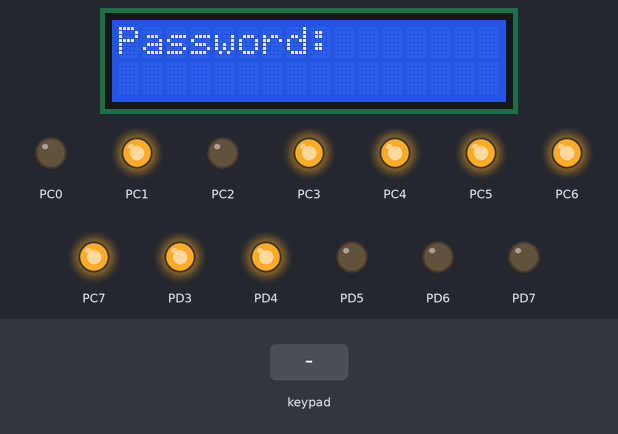
A program run on a simulated ATmega32, built with avr-gcc and emulated at 12 MHz (the files do not name the chip). Shown: 16×2 character LCD, output pins drawn as LEDs (lit = HIGH). Wiring (inferred from the names in the program): 4×4 keypad with keys 0 1 2 3 4 5 6 7 8 9 A B C E D F: rows PB0, PB1, PB2, PB3; columns PB4, PB5, PB6, PB7; character LCD (HD44780): RS PD0; R/W PD1; E PD2; data PA0, PA1, PA2, PA3, PA4, PA5, PA6, PA7. The inputs (shaded band) are chosen by the test bench. Pins used as bus, display or sensor lines are not drawn.

Above: at 1.2 s.
1.3 s: keypad keys 1 2 3 A pressed 0.4 s apart
At 3.7 s:
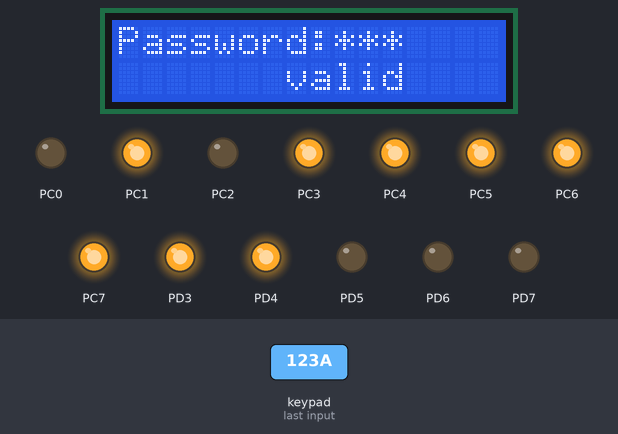
4.4 s: key 'B' pressed
At 5.2 s:
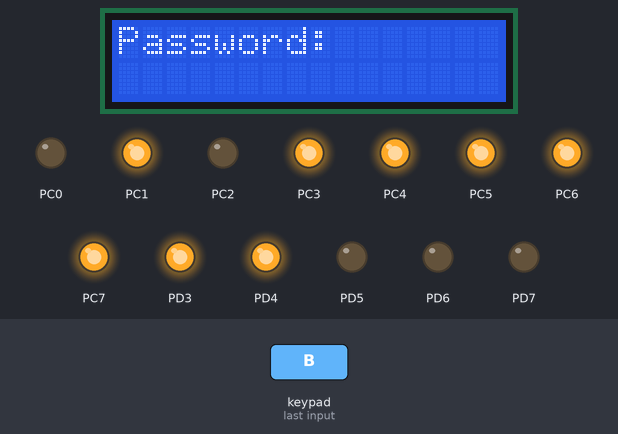
6.1 s: key 'A' pressed
At 7.6 s:
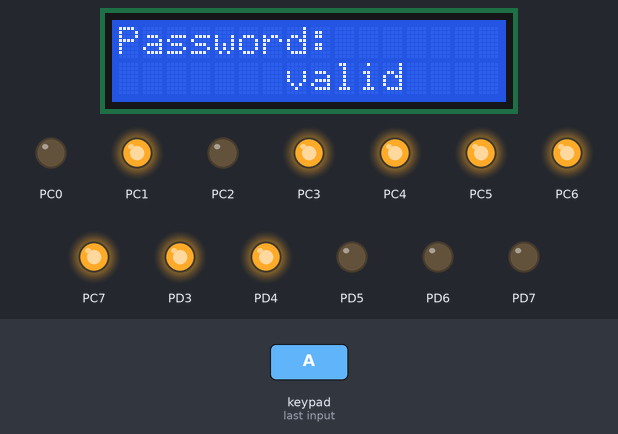
7.9 s: keypad keys 1 3 9 A pressed 0.4 s apart
At 10.0 s:
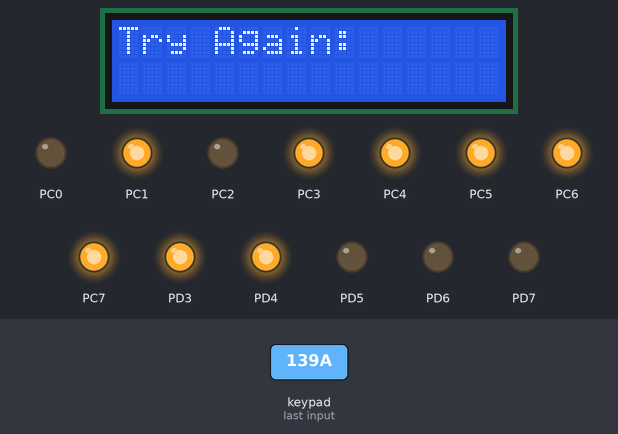
11.0 s: keypad keys 1 2 3 pressed 0.4 s apart
At 12.4 s:
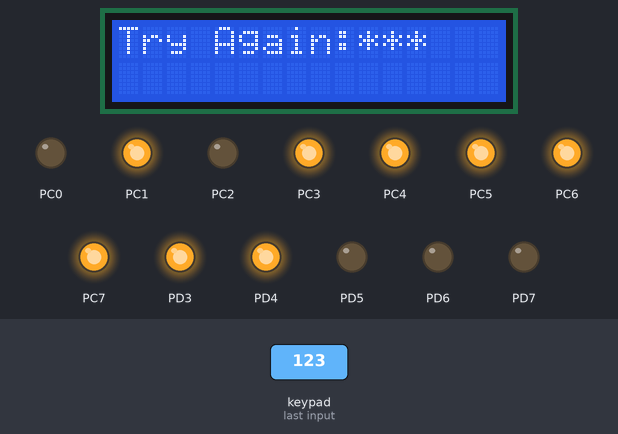
Timing chart, 0 to 14.0 s (numbered marks = the images above; inputs shaded):
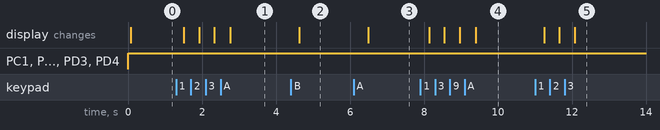

The program:

main.c
```c
/*******************************/
/* Author  : Areej Ayman Helal */
/* Version : V01               */
/* Date    : 14 Jan 2020       */
/*******************************/

#include "STD_TYPES.h"

#include "PORT_interface.h"
#include "DIO_interface.h"
#include "CLCD_interface.h"
#include "Keypad_interface.h"
#include <util/delay.h>
# define F_CPU 12000000UL


#include "PORT_register.h"


void main (void)
{
	PortInitialize();
	CLCD_voidInitialize();
	/*set function*/
	CLCD_voidWriteCmd(0b00111000);
	u8 arr[3];
	u8 pass[3]={1,2,3};
	u8 i=0,j=0,k=0;
	u8 static f=0;

	/*clear*/
	CLCD_voidWriteCmd(0b00000001);
	CLCD_voidWriteData('P');
	CLCD_voidWriteData('a');
	CLCD_voidWriteData('s');
	CLCD_voidWriteData('s');
	CLCD_voidWriteData('w');
	CLCD_voidWriteData('o');
	CLCD_voidWriteData('r');
	CLCD_voidWriteData('d');
	CLCD_voidWriteData(':');

	while(1)
	{


		u8 x = KEYPAD_GetPressedKey();
		_delay_ms(200);
		if(KEYPAD_GetPressedKey!=0)
		{
			switch(x)
			{
			case 1:
			case 2:
			case 3:
			case 4:
			case 5:
			case 6:
			case 7:
			case 8:
			case 9:
				if(i<3)
				{
					arr[i]=x;
					CLCD_voidWriteData('*');
					i++;
				}
				break;

			case 10:
				for(j=0;j<3;j++)
				{
					if(arr[j]==pass[j])
					{
						f++;

					}
				}
				if(f==3)
				{

					/*add 0x47*/
					/*set ddram*/
					CLCD_voidWriteCmd(0b11000111);
					CLCD_voidWriteData('v');
					CLCD_voidWriteData('a');
					CLCD_voidWriteData('l');
					CLCD_voidWriteData('i');
					CLCD_voidWriteData('d');
					f=0;
					j=0;
					break;
				}
				else
				{
					if(k<3&&f!=3)
					{
						x=11;
						i=0;
						k++;
						j=0;
						/*Try Again*/
						/*clear*/
						CLCD_voidWriteCmd(0b00000001);
						CLCD_voidWriteData('T');
						CLCD_voidWriteData('r');
						CLCD_voidWriteData('y');
						CLCD_voidWriteData(' ');
						CLCD_voidWriteData('A');
						CLCD_voidWriteData('g');
						CLCD_voidWriteData('a');
						CLCD_voidWriteData('i');
						CLCD_voidWriteData('n');
						CLCD_voidWriteData(':');

					}
					}
					if(k==3)
					{
						/*add 0x47*/
						/*set ddram*/
						CLCD_voidWriteCmd(0b11000111);
						CLCD_voidWriteData('i');
						CLCD_voidWriteData('n');
						CLCD_voidWriteData('v');
						CLCD_voidWriteData('a');
						CLCD_voidWriteData('l');
						CLCD_voidWriteData('i');
						CLCD_voidWriteData('d');
						j=0;
						k=0;
					}
					break;

			case 11:
				i=0;
				/*clear*/
				CLCD_voidWriteCmd(0b00000001);
				CLCD_voidWriteData('P');
				CLCD_voidWriteData('a');
				CLCD_voidWriteData('s');
				CLCD_voidWriteData('s');
				CLCD_voidWriteData('w');
				CLCD_voidWriteData('o');
				CLCD_voidWriteData('r');
				CLCD_voidWriteData('d');
				CLCD_voidWriteData(':');
				break;
				}

			}
		}
	}
```

CLCD_config.h
```c
/*******************************/
/* Author  : Areej Ayman Helal */
/* Version : V01               */
/* Date    : 14 Jan 2020       */
/*******************************/

#define CLCD_u8_RS_PORT 'D'
#define CLCD_u8_RS_PIN	0

#define CLCD_u8_RW_PORT 'D'
#define CLCD_u8_RW_PIN	1

#define CLCD_u8_E_PORT 'D'
#define CLCD_u8_E_PIN	2

#define CLCD_u8_DATA_PORT 'A'

#define CLCD_u8_D0	0
#define CLCD_u8_D1	1
#define CLCD_u8_D2	2
#define CLCD_u8_D3	3
#define CLCD_u8_D4	4
#define CLCD_u8_D5	5
#define CLCD_u8_D6	6
#define CLCD_u8_D7	7
```

Keypad_config.h
```c
/*******************************/
/* Author  : Areej Ayman Helal */
/* Version : V01               */
/* Date    : 14 Jan 2020       */
/*******************************/

/*Keypad pins configuration */
#define Keypad_R0_PORT 'B'
#define Keypad_R0_PIN	0

#define Keypad_R1_PORT	'B'
#define Keypad_R1_PIN	1

#define Keypad_R2_PORT	'B'
#define Keypad_R2_PIN	2

#define Keypad_R3_PORT	'B'
#define Keypad_R3_PIN	3

#define Keypad_C0_PORT	'B'
#define Keypad_C0_PIN	4

#define Keypad_C1_PORT	'B'
#define Keypad_C1_PIN	5

#define Keypad_C2_PORT	'B'
#define Keypad_C2_PIN	6

#define Keypad_C3_PORT	'B'
#define Keypad_C3_PIN	7

/*Rows and Columns number configuration*/
#define Keypad_Rows_Number 		4
#define Keypad_Columns_Number	4

#define KEYPAD_Rows_PORT {Keypad_R0_PORT,Keypad_R1_PORT,Keypad_R2_PORT,Keypad_R3_PORT}
#define KEYPAD_Rows_PIN {Keypad_R0_PIN,Keypad_R1_PIN,Keypad_R2_PIN,Keypad_R3_PIN}

#define KEYPAD_Columns_PORT {Keypad_C0_PORT,Keypad_C1_PORT,Keypad_C2_PORT,Keypad_C3_PORT}
#define KEYPAD_Columns_PIN {Keypad_C0_PIN,Keypad_C1_PIN,Keypad_C2_PIN,Keypad_C3_PIN}

/*Choose the Keypad Keys representation*/
#define KEYPAD_KEYS {{0,1,2,3},{4,5,6,7},{8,9,10,11},{12,13,14,15}}

/*Choose Default Value when no key is pressed*/
#define KEYPAD_DEFAULT 0x00
```

CLCD_interface.h
```c
/*******************************/
/* Author  : Areej Ayman Helal */
/* Version : V01               */
/* Date    : 14 Jan 2020       */
/*******************************/

/*Description : This API shall initialize LCD*/
void CLCD_voidInitialize(void);

/*Description : This API shall display data on LCD*/
void CLCD_voidWriteData(u8 copy_u8Data);

/*Description : This API shall excute command on LCD*/
void CLCD_voidWriteCmd(u8 copy_u8Cmd);
```

CLCD_program.c
```c
/*******************************/
/* Author  : Areej Ayman Helal */
/* Version : V01               */
/* Date    : 14 Jan 2020       */
/*******************************/

#include "STD_TYPES.h"
#include "BIT_MATH.h"
#include <util/delay.h>
#include "DIO_interface.h"
#include "CLCD_interface.h"
#include "CLCD_config.h"
#include "CLCD_register.h"
#include "CLCD_private.h"


/*Description : This API shall initialize LCD*/
void CLCD_voidInitialize(void)
{

	_delay_ms(40);
	CLCD_voidWriteCmd(0b00111000);
	CLCD_voidWriteCmd(0b00001100);
	CLCD_voidWriteCmd(0b00000001);
	_delay_ms(2);

}

/*Description : This API shall display data on LCD*/
void CLCD_voidWriteData(u8 Copy_u8Data)
{
	/*Set RS = 1 */
	DIO_setPinValue(CLCD_u8_RS_PORT,CLCD_u8_RS_PIN,1);
	/*Set RW = 0 */
	DIO_setPinValue(CLCD_u8_RW_PORT,CLCD_u8_RW_PIN,0);
	/*Set Data on data port */
	CLCD_voidSetDataPort(Copy_u8Data);
	/*Enable pulse */
	DIO_setPinValue(CLCD_u8_E_PORT,CLCD_u8_E_PIN,1);
	_delay_ms(1);
	DIO_setPinValue(CLCD_u8_E_PORT,CLCD_u8_E_PIN,0);
	_delay_ms(1);

}

/*Description : This API shall excute command on LCD*/
void CLCD_voidWriteCmd(u8 Copy_u8Cmd)
{
	/*Set RS = 0 */
	DIO_setPinValue(CLCD_u8_RS_PORT,CLCD_u8_RS_PIN,0);
	/*Set RW = 0 */
	DIO_setPinValue(CLCD_u8_RW_PORT,CLCD_u8_RW_PIN,0);
	/*Set Data on data port */
	CLCD_voidSetDataPort(Copy_u8Cmd);
	/*Enable pulse */
		DIO_setPinValue(CLCD_u8_E_PORT,CLCD_u8_E_PIN,1);
	_delay_ms(1);
	DIO_setPinValue(CLCD_u8_E_PORT,CLCD_u8_E_PIN,0);
	_delay_ms(1);

}

static void CLCD_voidSetDataPort(u8 Copy_u8Data)
{
	u8 Local_u8BitVal;
	Local_u8BitVal = GET_BIT(Copy_u8Data,0);
	DIO_setPinValue(CLCD_u8_DATA_PORT,CLCD_u8_D0,Local_u8BitVal);
	Local_u8BitVal = GET_BIT(Copy_u8Data,1);
	DIO_setPinValue(CLCD_u8_DATA_PORT,CLCD_u8_D1,Local_u8BitVal);
	Local_u8BitVal = GET_BIT(Copy_u8Data,2);
	DIO_setPinValue(CLCD_u8_DATA_PORT,CLCD_u8_D2,Local_u8BitVal);
	Local_u8BitVal = GET_BIT(Copy_u8Data,3);
	DIO_setPinValue(CLCD_u8_DATA_PORT,CLCD_u8_D3,Local_u8BitVal);
	Local_u8BitVal = GET_BIT(Copy_u8Data,4);
	DIO_setPinValue(CLCD_u8_DATA_PORT,CLCD_u8_D4,Local_u8BitVal);
	Local_u8BitVal = GET_BIT(Copy_u8Data,5);
	DIO_setPinValue(CLCD_u8_DATA_PORT,CLCD_u8_D5,Local_u8BitVal);
	Local_u8BitVal = GET_BIT(Copy_u8Data,6);
	DIO_setPinValue(CLCD_u8_DATA_PORT,CLCD_u8_D6,Local_u8BitVal);
	Local_u8BitVal = GET_BIT(Copy_u8Data,7);
	DIO_setPinValue(CLCD_u8_DATA_PORT,CLCD_u8_D7,Local_u8BitVal);
}
```

Keypad_interface.h
```c
/*******************************/
/* Author  : Areej Ayman Helal */
/* Version : V01               */
/* Date    : 14 Jan 2020       */
/*******************************/

u8 KEYPAD_GetPressedKey(void);
```

Keypad_program.c
```c
/*******************************/
/* Author  : Areej Ayman Helal */
/* Version : V01               */
/* Date    : 14 Jan 2020       */
/*******************************/

#include "STD_TYPES.h"

#include "DIO_interface.h"

#include "Keypad_config.h"
#include "Keypad_interface.h"s
#include "Keypad_private.h"


u8 KEYPAD_GetPressedKey(void)
{
	u8 Keypad_Rows_Port[Keypad_Rows_Number]	= KEYPAD_Rows_PORT;
	u8 Keypad_Columns_Port[Keypad_Columns_Number] =	KEYPAD_Columns_PORT;

	u8 Keypad_Rows_Pin[Keypad_Rows_Number] = KEYPAD_Rows_PIN;
	u8 Keypad_Columns_Pin[Keypad_Columns_Number] = KEYPAD_Columns_PIN;

	u8 Keypad_Keys[Keypad_Rows_Number][Keypad_Columns_Number] =	KEYPAD_KEYS	;

	u8 RowIndex,ColumnIndex,PinState;

	u8 PressedKey=KEYPAD_DEFAULT;

	for(RowIndex=0;RowIndex<Keypad_Rows_Number;RowIndex++)
	{
		/*Activate the current Row*/
		DIO_setPinValue(Keypad_Rows_Port[RowIndex],Keypad_Rows_Pin[RowIndex],0);

		/*Check Columns if Pressed*/
		for(ColumnIndex=0;ColumnIndex<Keypad_Columns_Number;ColumnIndex++)
		{
			PinState =DIO_getPinValue(Keypad_Columns_Port[ColumnIndex],Keypad_Columns_Pin[ColumnIndex]);
			/*Check if the Key is Pressed*/
			if(0 == PinState)
			{
				PressedKey = Keypad_Keys[RowIndex][ColumnIndex];

				/*busy waiting until the key is released*/
				/*while(0==PinState)
				{
					PinState =getPinValue(Keypad_Columns_Port[ColumnIndex],Keypad_Columns_Pin[ColumnIndex]);
				}
				return PressedKey;*/
			}
		}

		/*Deactivate the current Row*/
		DIO_setPinValue(Keypad_Rows_Port[RowIndex],Keypad_Rows_Pin[RowIndex],1);
	}
	return PressedKey;

}
```

BIT_MATH.h
```c
/*******************************/
/* Author  : Areej Ayman Helal */
/* Version : V01               */
/* Date    : 14 Jan 2020       */
/*******************************/

#define SET_BIT(VAR,BIT_NO) (VAR|=(1<<BIT_NO))
#define CLR_BIT(VAR,BIT_NO) (VAR &=(~(1<<BIT_NO)))
#define TOGGLE_BIT(VAR,BIT_NO) (VAR ^=(1<<BIT_NO))
#define GET_BIT(VAR,BIT_NO) ((VAR >>BIT_NO) &0x01)
```

CLCD_private.h
```c
/*******************************/
/* Author  : Areej Ayman Helal */
/* Version : V01               */
/* Date    : 14 Jan 2020       */
/*******************************/
static void CLCD_voidSetDataPort(u8 Copy_u8Data);
```

CLCD_register.h
```c
/*******************************/
/* Author  : Areej Ayman Helal */
/* Version : V01               */
/* Date    : 14 Jan 2020       */
/*******************************/
```

DIO_config.h
```c
/*******************************/
/* Author  : Areej Ayman Helal */
/* Version : V01               */
/* Date    : 14 Jan 2020       */
/*******************************/
```

DIO_interface.h
```c
/*******************************/
/* Author  : Areej Ayman Helal */
/* Version : V01               */
/* Date    : 14 Jan 2020       */
/*******************************/

#include "STD_TYPES.h"
void DIO_setPinValue(u8 Port , u8 Pin , u8 Val);
void DIO_setPinDirection(u8 Port , u8 Pin , u8 Dir);
u8 DIO_getPinValue(u8 Port , u8 Pin );
```

DIO_private.h
```c
/*******************************/
/* Author  : Areej Ayman Helal */
/* Version : V01               */
/* Date    : 14 Jan 2020       */
/*******************************/
```

DIO_program.c
```c
/*******************************/
/* Author  : Areej Ayman Helal */
/* Version : V01               */
/* Date    : 14 Jan 2020       */
/*******************************/

#include "STD_TYPES.h"
#include "BIT_MATH.h"
#include "DIO_interface.h"
#include "DIO_private.h"
#include "DIO_register.h"
#include "DIO_config.h"

void DIO_setPinDirection(u8 Port , u8 Pin , u8 Dir)
{
	switch(Port)
	{
		case 'A' :
			if(Dir == 0 )
			{
				CLR_BIT(DDRA,Pin);
			}
			else
			{
				SET_BIT(DDRA,Pin);
			}
			break;
		case 'B' :
			if(Dir == 0 )
			{
				CLR_BIT(DDRB,Pin);
			}
			else
			{
				SET_BIT(DDRB,Pin);
			}
			break;
		case 'C' :
			if(Dir == 0 )
			{
				CLR_BIT(DDRC,Pin);
			}
			else
			{
				SET_BIT(DDRC,Pin);
			}
			break;
		case 'D' :
			if(Dir == 0 )
			{
				CLR_BIT(DDRD,Pin);
			}
			else
			{
				SET_BIT(DDRD,Pin);
			}
			break;

	}
}
void DIO_setPinValue(u8 Port , u8 Pin , u8 Val)
{
	switch(Port)
	{
		case 'A' :
			if(Val == 0 )
			{
				CLR_BIT(PORTA,Pin);
			}
			else
			{
				SET_BIT(PORTA,Pin);
			}
			break;

		case 'B' :
			if(Val == 0 )
			{
				CLR_BIT(PORTB,Pin);
			}
			else
			{
				SET_BIT(PORTB,Pin);
			}
			break;

		case 'C' :
			if(Val == 0 )
			{
				CLR_BIT(PORTC,Pin);
			}
			else
			{
				SET_BIT(PORTC,Pin);
			}
			break;

		case 'D' :
			if(Val == 0 )
			{
				CLR_BIT(PORTD,Pin);
			}
			else
			{
				SET_BIT(PORTD,Pin);
			}
			break;


	}
}


u8 DIO_getPinValue(u8 Port , u8 Pin )
{
	u8 Result;
	switch(Port)
	{
		case 'A' :
			Result= GET_BIT(PINA,Pin);
			break;

		case 'B' :
			Result= GET_BIT(PINB,Pin);
			break;

		case 'C' :
			Result= GET_BIT(PINC,Pin);
			break;

		case 'D' :
			Result= GET_BIT(PIND,Pin);
			break;

	}
	return Result;
}
```

DIO_register.h
```c
/*******************************/
/* Author  : Areej Ayman Helal */
/* Version : V01               */
/* Date    : 14 Jan 2020       */
/*******************************/

#define PORTA *((u8*)0x3B)
#define DDRA  *((u8*)0x3A)
#define PINA  *((u8*)0x39)
#define PORTB *((u8*)0x38)
#define DDRB  *((u8*)0x37)
#define PINB  *((u8*)0x36)
#define PORTC *((u8*)0x35)
#define DDRC  *((u8*)0x34)
#define PINC  *((u8*)0x33)
#define PORTD *((u8*)0x32)
#define DDRD  *((u8*)0x31)
#define PIND  *((u8*)0x30)
```

Keypad_private.h
```c
/*******************************/
/* Author  : Areej Ayman Helal */
/* Version : V01               */
/* Date    : 14 Jan 2020       */
/*******************************/
```

PORT_config.h
```c
/*******************************/
/* Author  : Areej Ayman Helal */
/* Version : V01               */
/* Date    : 14 Jan 2020       */
/*******************************/

/*Input =0 , Output =1*/
#define PORTA_PIN0_DIR   1
#define PORTA_PIN1_DIR   1
#define PORTA_PIN2_DIR   1
#define PORTA_PIN3_DIR   1
#define PORTA_PIN4_DIR   1
#define PORTA_PIN5_DIR   1
#define PORTA_PIN6_DIR   1
#define PORTA_PIN7_DIR   1

#define PORTB_PIN0_DIR   1
#define PORTB_PIN1_DIR   1
#define PORTB_PIN2_DIR   1
#define PORTB_PIN3_DIR   1
#define PORTB_PIN4_DIR   0
#define PORTB_PIN5_DIR   0
#define PORTB_PIN6_DIR   0
#define PORTB_PIN7_DIR   0

#define PORTC_PIN0_DIR   1
#define PORTC_PIN1_DIR   1
#define PORTC_PIN2_DIR   1
#define PORTC_PIN3_DIR   1
#define PORTC_PIN4_DIR   1
#define PORTC_PIN5_DIR   1
#define PORTC_PIN6_DIR   1
#define PORTC_PIN7_DIR   1

#define PORTD_PIN0_DIR   1
#define PORTD_PIN1_DIR   1
#define PORTD_PIN2_DIR   1
#define PORTD_PIN3_DIR   1
#define PORTD_PIN4_DIR   1
#define PORTD_PIN5_DIR   1
#define PORTD_PIN6_DIR   1
#define PORTD_PIN7_DIR   1

/*Choose initial value for pins
	0 low for value , floating for input
	1 high for output , internal pull-up for input */
#define PORTA_PIN0_INITIAL_VALUE   1
#define PORTA_PIN1_INITIAL_VALUE   1
#define PORTA_PIN2_INITIAL_VALUE   1
#define PORTA_PIN3_INITIAL_VALUE   1
#define PORTA_PIN4_INITIAL_VALUE   1
#define PORTA_PIN5_INITIAL_VALUE   1
#define PORTA_PIN6_INITIAL_VALUE   1
#define PORTA_PIN7_INITIAL_VALUE   1

#define PORTB_PIN0_INITIAL_VALUE   1
#define PORTB_PIN1_INITIAL_VALUE   1
#define PORTB_PIN2_INITIAL_VALUE   1
#define PORTB_PIN3_INITIAL_VALUE   1
#define PORTB_PIN4_INITIAL_VALUE   1
#define PORTB_PIN5_INITIAL_VALUE   1
#define PORTB_PIN6_INITIAL_VALUE   1
#define PORTB_PIN7_INITIAL_VALUE   1

#define PORTC_PIN0_INITIAL_VALUE   0
#define PORTC_PIN1_INITIAL_VALUE   1
#define PORTC_PIN2_INITIAL_VALUE   0
#define PORTC_PIN3_INITIAL_VALUE   1
#define PORTC_PIN4_INITIAL_VALUE   1
#define PORTC_PIN5_INITIAL_VALUE   1
#define PORTC_PIN6_INITIAL_VALUE   1
#define PORTC_PIN7_INITIAL_VALUE   1

#define PORTD_PIN0_INITIAL_VALUE   1
#define PORTD_PIN1_INITIAL_VALUE   1
#define PORTD_PIN2_INITIAL_VALUE   1
#define PORTD_PIN3_INITIAL_VALUE   1
#define PORTD_PIN4_INITIAL_VALUE   1
#define PORTD_PIN5_INITIAL_VALUE   0
#define PORTD_PIN6_INITIAL_VALUE   0
#define PORTD_PIN7_INITIAL_VALUE   0
```

PORT_interface.h
```c
/*******************************/
/* Author  : Areej Ayman Helal */
/* Version : V01               */
/* Date    : 14 Jan 2020       */
/*******************************/

void PortInitialize(void);
```

PORT_private.h
```c
/*******************************/
/* Author  : Areej Ayman Helal */
/* Version : V01               */
/* Date    : 14 Jan 2020       */
/*******************************/

#define Conc(b7,b6,b5,b4,b3,b2,b1,b0) Conc_Help(b7,b6,b5,b4,b3,b2,b1,b0)
#define Conc_Help(b7,b6,b5,b4,b3,b2,b1,b0) 0b##b7##b6##b5##b4##b3##b2##b1##b0

#define PORTA_DIR Conc(PORTA_PIN7_DIR,PORTA_PIN6_DIR,PORTA_PIN5_DIR,PORTA_PIN4_DIR,PORTA_PIN3_DIR,PORTA_PIN2_DIR,PORTA_PIN1_DIR,PORTA_PIN0_DIR)
#define PORTB_DIR Conc(PORTB_PIN7_DIR,PORTB_PIN6_DIR,PORTB_PIN5_DIR,PORTB_PIN4_DIR,PORTB_PIN3_DIR,PORTB_PIN2_DIR,PORTB_PIN1_DIR,PORTB_PIN0_DIR)
#define PORTC_DIR Conc(PORTC_PIN7_DIR,PORTC_PIN6_DIR,PORTC_PIN5_DIR,PORTC_PIN4_DIR,PORTC_PIN3_DIR,PORTC_PIN2_DIR,PORTC_PIN1_DIR,PORTC_PIN0_DIR)
#define PORTD_DIR Conc(PORTD_PIN7_DIR,PORTD_PIN6_DIR,PORTD_PIN5_DIR,PORTD_PIN4_DIR,PORTD_PIN3_DIR,PORTD_PIN2_DIR,PORTD_PIN1_DIR,PORTD_PIN0_DIR)

#define PORTA_INITIAL_VALUE Conc(PORTA_PIN7_INITIAL_VALUE,PORTA_PIN6_INITIAL_VALUE,PORTA_PIN5_INITIAL_VALUE,PORTA_PIN4_INITIAL_VALUE,PORTA_PIN3_INITIAL_VALUE,PORTA_PIN2_INITIAL_VALUE,PORTA_PIN1_INITIAL_VALUE,PORTA_PIN0_INITIAL_VALUE)
#define PORTB_INITIAL_VALUE Conc(PORTB_PIN7_INITIAL_VALUE,PORTB_PIN6_INITIAL_VALUE,PORTB_PIN5_INITIAL_VALUE,PORTB_PIN4_INITIAL_VALUE,PORTB_PIN3_INITIAL_VALUE,PORTB_PIN2_INITIAL_VALUE,PORTB_PIN1_INITIAL_VALUE,PORTB_PIN0_INITIAL_VALUE)
#define PORTC_INITIAL_VALUE Conc(PORTC_PIN7_INITIAL_VALUE,PORTC_PIN6_INITIAL_VALUE,PORTC_PIN5_INITIAL_VALUE,PORTC_PIN4_INITIAL_VALUE,PORTC_PIN3_INITIAL_VALUE,PORTC_PIN2_INITIAL_VALUE,PORTC_PIN1_INITIAL_VALUE,PORTC_PIN0_INITIAL_VALUE)
#define PORTD_INITIAL_VALUE Conc(PORTD_PIN7_INITIAL_VALUE,PORTD_PIN6_INITIAL_VALUE,PORTD_PIN5_INITIAL_VALUE,PORTD_PIN4_INITIAL_VALUE,PORTD_PIN3_INITIAL_VALUE,PORTD_PIN2_INITIAL_VALUE,PORTD_PIN1_INITIAL_VALUE,PORTD_PIN0_INITIAL_VALUE)
```

PORT_program.c
```c
/*******************************/
/* Author  : Areej Ayman Helal */
/* Version : V01               */
/* Date    : 14 Jan 2020       */
/*******************************/

#include "STD_TYPES.h"
#include "BIT_MATH.h"

#include "PORT_interface.h"
#include "PORT_register.h"
#include "PORT_config.h"
#include "PORT_private.h"

void PortInitialize(void)
{
	DDRA = PORTA_DIR;
	DDRB = PORTB_DIR;
	DDRC = PORTC_DIR;
	DDRD = PORTD_DIR;

	PORTA = PORTA_INITIAL_VALUE;
	PORTB = PORTB_INITIAL_VALUE;
	PORTC = PORTC_INITIAL_VALUE;
	PORTD = PORTD_INITIAL_VALUE;
}
```

PORT_register.h
```c
/*******************************/
/* Author  : Areej Ayman Helal */
/* Version : V01               */
/* Date    : 14 Jan 2020       */
/*******************************/

#define   DDRA   *((u8*)0x3A)
#define   DDRB   *((u8*)0x37)
#define   DDRC   *((u8*)0x34)
#define   DDRD   *((u8*)0x31)
#define PORTA *((u8*)0x3B)
#define PORTB *((u8*)0x38)
#define PORTC *((u8*)0x35)
#define PORTD *((u8*)0x32)
```

Source omitted: STD_TYPES.h (401 bytes)

Measured:
- after the input at 1.3 s, the display: first changes after 0.21 s (image 1 shows a later state)
- after the input at 4.4 s, the display: changes after 0.23 s (image 2)
- after the input at 6.1 s, the display: changes after 0.39 s (image 3)
- after the input at 7.9 s, the display: first changes after 0.24 s (image 4 shows a later state)
- after the input at 11.0 s, the display: first changes after 0.25 s (image 5 shows a later state)
